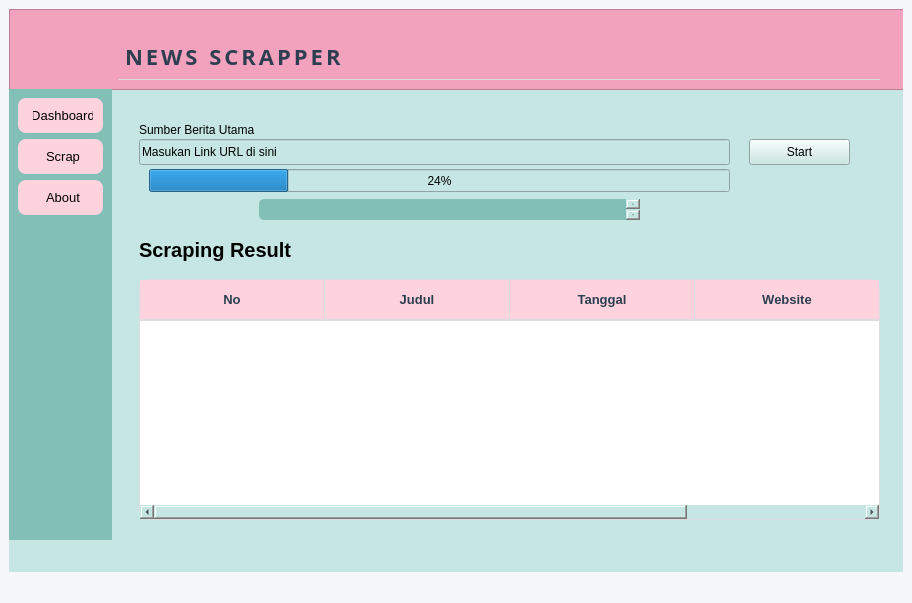
<?xml version="1.0" encoding="UTF-8"?>
<ui version="4.0">
 <class>MainWindow</class>
 <widget class="QMainWindow" name="MainWindow">
  <property name="geometry">
   <rect>
    <x>0</x>
    <y>0</y>
    <width>912</width>
    <height>603</height>
   </rect>
  </property>
  <property name="windowTitle">
   <string>MainWindow</string>
  </property>
  <property name="styleSheet">
   <string notr="true">background-color: #f5f6fa;</string>
  </property>
  <widget class="QWidget" name="centralwidget">
   <layout class="QVBoxLayout" name="verticalLayout">
    <item>
     <widget class="QWidget" name="widget" native="true">
      <property name="styleSheet">
       <string notr="true">background-color: #C6E6E3;</string>
      </property>
      <widget class="QFrame" name="Header">
       <property name="geometry">
        <rect>
         <x>0</x>
         <y>0</y>
         <width>901</width>
         <height>81</height>
        </rect>
       </property>
       <property name="styleSheet">
        <string notr="true">background-color: #F3A2BE;
    border-bottom: 1px solid #dcdde1;</string>
       </property>
       <property name="frameShape">
        <enum>QFrame::Shape::StyledPanel</enum>
       </property>
       <property name="frameShadow">
        <enum>QFrame::Shadow::Raised</enum>
       </property>
       <widget class="QLabel" name="label">
        <property name="geometry">
         <rect>
          <x>110</x>
          <y>20</y>
          <width>761</width>
          <height>61</height>
         </rect>
        </property>
        <property name="minimumSize">
         <size>
          <width>0</width>
          <height>61</height>
         </size>
        </property>
        <property name="font">
         <font>
          <family>Poppins</family>
          <pointsize>-1</pointsize>
          <bold>true</bold>
         </font>
        </property>
        <property name="styleSheet">
         <string notr="true">QLabel {
    /* Gunakan font yang lebih ramping tapi tegas */
    font-family: &quot;Poppins&quot;, &quot;Montserrat&quot;, &quot;Segoe UI Semibold&quot;;
    font-size: 22px;
    font-weight: bold;
    color: #2c3e50; /* Sesuaikan dengan tema warnamu */
    
    /* Menambah jarak antar huruf agar tidak terlihat dempet/distorsi */
    letter-spacing: 3px; 
    
    /* Memberi ruang di bawah teks sebelum menyentuh garis/elemen lain */
    margin-bottom: 10px;
    padding-top: 5px;
}</string>
        </property>
        <property name="text">
         <string>NEWS SCRAPPER</string>
        </property>
       </widget>
      </widget>
      <widget class="QFrame" name="Sidebar">
       <property name="geometry">
        <rect>
         <x>0</x>
         <y>80</y>
         <width>103</width>
         <height>451</height>
        </rect>
       </property>
       <property name="styleSheet">
        <string notr="true">background-color: #81BFB7; 
border: none;</string>
       </property>
       <property name="frameShape">
        <enum>QFrame::Shape::StyledPanel</enum>
       </property>
       <property name="frameShadow">
        <enum>QFrame::Shadow::Raised</enum>
       </property>
       <layout class="QVBoxLayout" name="verticalLayout_2">
        <item>
         <widget class="QPushButton" name="pushButton">
          <property name="font">
           <font>
            <pointsize>-1</pointsize>
           </font>
          </property>
          <property name="styleSheet">
           <string notr="true">/* Gaya Standar */
QPushButton {
    background-color: #FFD3DD; /* Warna latar gelap */
    color: F0F9F8;               /* Warna teks */
    border-radius: 8px;         /* Membuat sudut melengkung */
    padding: 10px;
    font-size: 13px;
    text-align: justify;           /* Teks di tengah agar rapi di sidebar */
    padding-left: 15px;
    border: none;
}

/* Gaya saat kursor menyentuh tombol (Hover) */
QPushButton:hover {
    background-color: #4e6a85;  /* Warna sedikit lebih terang */
}

/* Gaya saat tombol diklik */
QPushButton:pressed {
    background-color: #2c3e50;  /* Warna lebih gelap */
}</string>
          </property>
          <property name="text">
           <string>Dashboard</string>
          </property>
         </widget>
        </item>
        <item>
         <widget class="QPushButton" name="pushButton_2">
          <property name="styleSheet">
           <string notr="true">/* Gaya Standar */
QPushButton {
    background-color: #FFD3DD; /* Warna latar gelap */
    color: F0F9F8;               /* Warna teks */
    border-radius: 8px;         /* Membuat sudut melengkung */
    padding: 10px;
    font-size: 13px;
    text-align: justify;           /* Teks di tengah agar rapi di sidebar */
    padding-left: 15px;
    border: none;
}

/* Gaya saat kursor menyentuh tombol (Hover) */
QPushButton:hover {
    background-color: #4e6a85;  /* Warna sedikit lebih terang */
}

/* Gaya saat tombol diklik */
QPushButton:pressed {
    background-color: #2c3e50;  /* Warna lebih gelap */
}</string>
          </property>
          <property name="text">
           <string>Scrap</string>
          </property>
         </widget>
        </item>
        <item>
         <widget class="QPushButton" name="pushButton_3">
          <property name="font">
           <font>
            <pointsize>-1</pointsize>
           </font>
          </property>
          <property name="styleSheet">
           <string notr="true">/* Gaya Standar */
QPushButton {
    background-color: #FFD3DD; /* Warna latar gelap */
    color: F0F9F8;               /* Warna teks */
    border-radius: 8px;         /* Membuat sudut melengkung */
    padding: 10px;
    font-size: 13px;
    text-align: justify;           /* Teks di tengah agar rapi di sidebar */
    padding-left: 15px;
    border: none;
}

/* Gaya saat kursor menyentuh tombol (Hover) */
QPushButton:hover {
    background-color: #4e6a85;  /* Warna sedikit lebih terang */
}

/* Gaya saat tombol diklik */
QPushButton:pressed {
    background-color: #2c3e50;  /* Warna lebih gelap */
}</string>
          </property>
          <property name="text">
           <string>About</string>
          </property>
         </widget>
        </item>
        <item>
         <spacer name="verticalSpacer">
          <property name="orientation">
           <enum>Qt::Orientation::Vertical</enum>
          </property>
          <property name="sizeHint" stdset="0">
           <size>
            <width>20</width>
            <height>40</height>
           </size>
          </property>
         </spacer>
        </item>
       </layout>
      </widget>
      <widget class="QLabel" name="label_5">
       <property name="geometry">
        <rect>
         <x>130</x>
         <y>220</y>
         <width>251</width>
         <height>41</height>
        </rect>
       </property>
       <property name="styleSheet">
        <string notr="true">QLabel {
    font-family: &quot;Poppins&quot;; /* Ganti dengan nama font unikmu */
    font-size: 20px;
    font-weight: bold;
}</string>
       </property>
       <property name="text">
        <string>Scraping Result</string>
       </property>
      </widget>
      <widget class="QLabel" name="label_6">
       <property name="geometry">
        <rect>
         <x>130</x>
         <y>110</y>
         <width>171</width>
         <height>21</height>
        </rect>
       </property>
       <property name="text">
        <string>Sumber Berita Utama</string>
       </property>
      </widget>
      <widget class="QLineEdit" name="lineEdit">
       <property name="geometry">
        <rect>
         <x>130</x>
         <y>130</y>
         <width>591</width>
         <height>26</height>
        </rect>
       </property>
       <property name="text">
        <string>Masukan Link URL di sini</string>
       </property>
      </widget>
      <widget class="QPushButton" name="pushButton_4">
       <property name="geometry">
        <rect>
         <x>740</x>
         <y>130</y>
         <width>101</width>
         <height>26</height>
        </rect>
       </property>
       <property name="text">
        <string>Start</string>
       </property>
      </widget>
      <widget class="QProgressBar" name="progressBar">
       <property name="geometry">
        <rect>
         <x>140</x>
         <y>160</y>
         <width>581</width>
         <height>23</height>
        </rect>
       </property>
       <property name="value">
        <number>24</number>
       </property>
      </widget>
      <widget class="QPlainTextEdit" name="plainTextEdit">
       <property name="geometry">
        <rect>
         <x>250</x>
         <y>190</y>
         <width>381</width>
         <height>21</height>
        </rect>
       </property>
       <property name="styleSheet">
        <string notr="true">QPlainTextEdit {
    background-color: #81BFB7; /* Warna gelap biar kontras */
    color: #00FF00;           /* Teks hijau ala hacker/terminal */
    font-family: 'Consolas', 'Monaco', monospace;
    border-radius: 5px;
}</string>
       </property>
      </widget>
      <widget class="QTableWidget" name="tableWidget">
       <property name="geometry">
        <rect>
         <x>130</x>
         <y>270</y>
         <width>741</width>
         <height>241</height>
        </rect>
       </property>
       <property name="styleSheet">
        <string notr="true">QTableWidget {
    background-color: #ffffff;
    alternate-background-color: #f8f9fa; 
    gridline-color: #dcdde1; /* Warna garis pembatas */
    border: 1px solid #dcdde1;
    border-radius: 10px;
    outline: none;
}

/* Memastikan garis vertikal dan horizontal terlihat */
QTableWidget::item {
    border-bottom: 1px solid #dcdde1;
    border-right: 1px solid #dcdde1;
}

/* Desain Header (Judul Kolom) */
QHeaderView::section {
    background-color: #FFD3DD; /* Hijau muda yang kamu pilih */
    color: #2C3E50;           /* Ganti ke Abu Tua/Gelap agar teks terbaca */
    padding: 10px;
    font-weight: bold;
    font-size: 13px;
    border: none;
    border-right: 1px solid #dcdde1; /* Garis vertikal di bagian header */
    border-bottom: 2px solid #dcdde1;
}

/* Hilangkan garis biru saat sel diklik */
QTableWidget::item:selected {
    background-color: #E0F2F1;
    color: #2C3E50;
}</string>
       </property>
       <property name="editTriggers">
        <set>QAbstractItemView::EditTrigger::NoEditTriggers</set>
       </property>
       <attribute name="horizontalHeaderDefaultSectionSize">
        <number>185</number>
       </attribute>
       <attribute name="horizontalHeaderStretchLastSection">
        <bool>false</bool>
       </attribute>
       <column>
        <property name="text">
         <string>No</string>
        </property>
       </column>
       <column>
        <property name="text">
         <string>Judul</string>
        </property>
       </column>
       <column>
        <property name="text">
         <string>Tanggal</string>
        </property>
       </column>
       <column>
        <property name="text">
         <string>Website</string>
        </property>
       </column>
      </widget>
     </widget>
    </item>
   </layout>
  </widget>
  <widget class="QMenuBar" name="menubar">
   <property name="geometry">
    <rect>
     <x>0</x>
     <y>0</y>
     <width>912</width>
     <height>26</height>
    </rect>
   </property>
  </widget>
  <widget class="QStatusBar" name="statusbar"/>
 </widget>
 <resources/>
 <connections/>
</ui>
